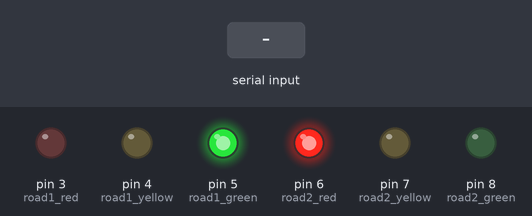
A sketch run on a simulated Arduino Uno, built with avr-gcc and run on an emulated ATmega328P. Parts: output pins drawn as LEDs (lit = HIGH). The inputs (shaded band) are chosen by the test bench.

Above: at 1.2 s.
1.3 s: "Y90\n" received over Serial
At 2.5 s:
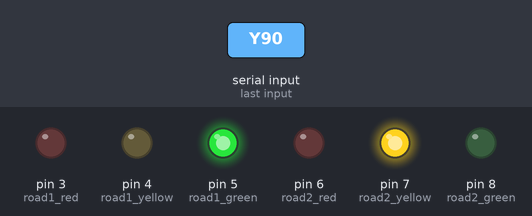
2.8 s: "G90\n" received over Serial
At 3.7 s:
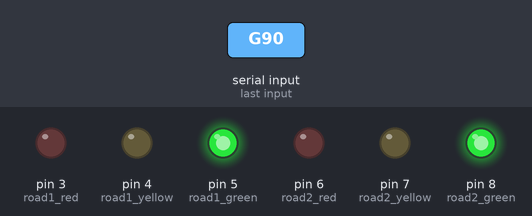
4.3 s: "R90\n" received over Serial
At 4.8 s:
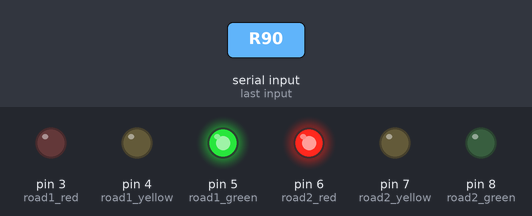
5.8 s: "Y,45\n" received over Serial
At 7.2 s:
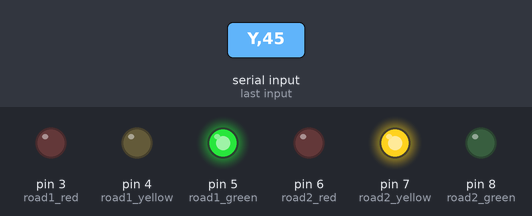
Timing chart, 0 to 8.3 s (numbered marks = the images above; inputs shaded):
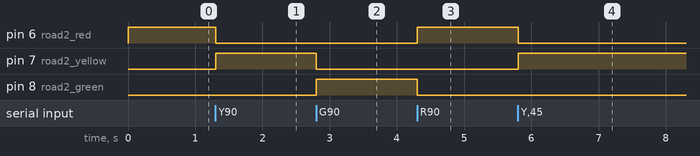

Measured:
- after the input at 1.3 s, pin 6 (road2_red): HIGH → LOW at once; pin 7 (road2_yellow): LOW → HIGH at once
- after the input at 2.8 s, pin 7 (road2_yellow): HIGH → LOW at once; pin 8 (road2_green): LOW → HIGH at once
- after the input at 4.3 s, pin 6 (road2_red): LOW → HIGH at once; pin 8 (road2_green): HIGH → LOW at once
- after the input at 5.8 s, pin 6 (road2_red): HIGH → LOW at once; pin 7 (road2_yellow): LOW → HIGH at once

The sketch:

traffic.ino
```cpp
int road1_red = 3;
int road1_yellow = 4;
int road1_green = 5;

int road2_red = 6;
int road2_yellow = 7;
int road2_green = 8;

String receivedData = "";

void setup() {
    Serial.begin(9600);
    pinMode(road1_red, OUTPUT);
    pinMode(road1_yellow, OUTPUT);
    pinMode(road1_green, OUTPUT);
    pinMode(road2_red, OUTPUT);
    pinMode(road2_yellow, OUTPUT);
    pinMode(road2_green, OUTPUT);

    setRoadState(1, 'G'); // Start with Road 1 green, Road 2 red
    setRoadState(2, 'R');
}

void loop() {
    while (Serial.available() > 0) {
        char c = Serial.read();
        receivedData += c;

        if (receivedData.length() >= 2) {
            int road = receivedData[1] - '0';
            char signal = receivedData[0];
            setRoadState(road, signal);
            receivedData = "";
        }
    }
}

void setRoadState(int road, char state) {
    int redPin = (road == 1) ? road1_red : road2_red;
    int yellowPin = (road == 1) ? road1_yellow : road2_yellow;
    int greenPin = (road == 1) ? road1_green : road2_green;

    if (state == 'R') {
        digitalWrite(redPin, HIGH);
        digitalWrite(yellowPin, LOW);
        digitalWrite(greenPin, LOW);
    } else if (state == 'Y') {
        digitalWrite(redPin, LOW);
        digitalWrite(yellowPin, HIGH);
        digitalWrite(greenPin, LOW);
    } else if (state == 'G') {
        digitalWrite(redPin, LOW);
        digitalWrite(yellowPin, LOW);
        digitalWrite(greenPin, HIGH);
    }
}
```
